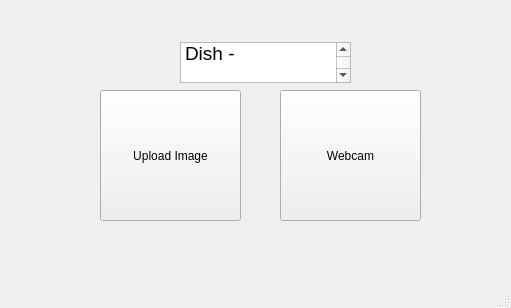
<?xml version="1.0" encoding="UTF-8"?>
<ui version="4.0">
 <class>MainWindow</class>
 <widget class="QMainWindow" name="MainWindow">
  <property name="geometry">
   <rect>
    <x>0</x>
    <y>0</y>
    <width>511</width>
    <height>308</height>
   </rect>
  </property>
  <property name="windowTitle">
   <string>MainWindow</string>
  </property>
  <widget class="QWidget" name="centralwidget">
   <widget class="QPushButton" name="pushButton">
    <property name="geometry">
     <rect>
      <x>100</x>
      <y>90</y>
      <width>141</width>
      <height>131</height>
     </rect>
    </property>
    <property name="text">
     <string>Upload Image</string>
    </property>
   </widget>
   <widget class="QPushButton" name="pushButton_2">
    <property name="geometry">
     <rect>
      <x>280</x>
      <y>90</y>
      <width>141</width>
      <height>131</height>
     </rect>
    </property>
    <property name="text">
     <string>Webcam</string>
    </property>
   </widget>
   <widget class="QWidget" name="verticalLayoutWidget">
    <property name="geometry">
     <rect>
      <x>180</x>
      <y>42</y>
      <width>171</width>
      <height>41</height>
     </rect>
    </property>
    <layout class="QVBoxLayout" name="verticalLayout_3">
     <item>
      <widget class="QPlainTextEdit" name="plainTextEdit">
       <property name="font">
        <font>
         <pointsize>14</pointsize>
        </font>
       </property>
       <property name="plainText">
        <string>- Input Your Main Dish -</string>
       </property>
      </widget>
     </item>
    </layout>
   </widget>
  </widget>
  <widget class="QMenuBar" name="menubar">
   <property name="geometry">
    <rect>
     <x>0</x>
     <y>0</y>
     <width>511</width>
     <height>17</height>
    </rect>
   </property>
  </widget>
  <widget class="QStatusBar" name="statusbar"/>
 </widget>
 <resources/>
 <connections/>
</ui>
